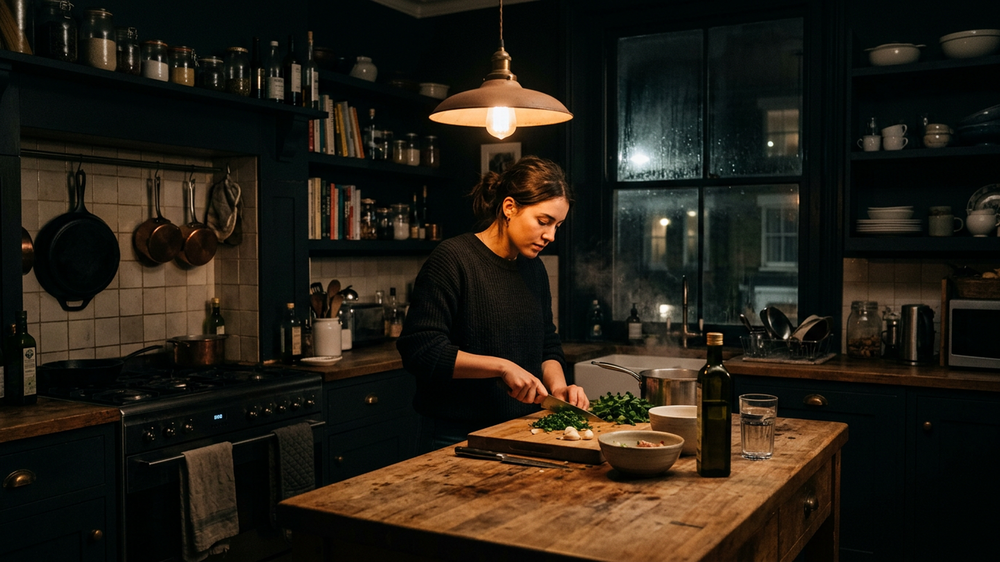
#> input picture docs/voice-imaging-assets/research/ab-pixel/plates_before/plate1_kitchen.png, 1000 x 562 px, shrunk from 1920 x 1080 before the run; its folder holds only this picture in this run
$ python plate_metrics.py
#> lines starting #> are read from the running program, lines starting #| are printed output that depends on the picture
#!/usr/bin/env python3
"""
plate_metrics.py — measure what makes a generated plate read as a photograph.

Three numbers per plate, on the 1920x1080 film frame:

  laplacian_var   Var(Laplacian(luma)) on 0-255 luma. The standard focus/acuity measure.
                  It rewards real texture and punishes soft mush — but it is scale- and
                  content-dependent, so it is only comparable between plates of the same
                  scene, which is exactly how it is used here.
  contrast_sd     Standard deviation of luma, 0-255. The spread of the tonal range.
  lit_unlit       Fraction of the frame above 10 % of full scale (25.5/255), and the ratio.
                  This is the composition measure that matters for night plates: how much
                  of a dark frame is actually lit, and how much is allowed to be black.

    python3 plate_metrics.py
"""
import json, os
import numpy as np
from PIL import Image
from numpy.lib.stride_tricks import sliding_window_view

HERE = os.path.dirname(os.path.abspath(__file__))
K = np.array([[0, 1, 0], [1, -4, 1], [0, 1, 0]], np.float32)
LIT_THRESHOLD = 25.5          # 10 % of full scale


def metrics(path):
    im = Image.open(path).convert("RGB")
#> im is the input picture: PIL image 1000x562 RGB; mean R, G, B 36.6, 30.6, 21
    a = np.asarray(im, dtype=np.float64)
    luma = 0.2126 * a[..., 0] + 0.7152 * a[..., 1] + 0.0722 * a[..., 2]      # 0-255
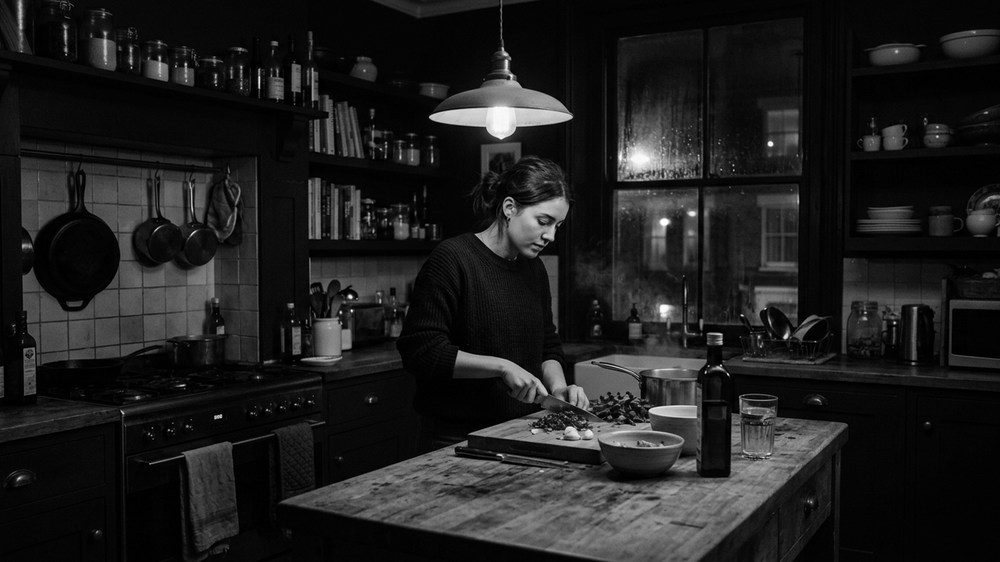
#> luma: shape (562, 1000) float64; min 0, max 254.8, mean 31.1
    lap = (sliding_window_view(luma, (3, 3)) * K).sum(axis=(-1, -2))
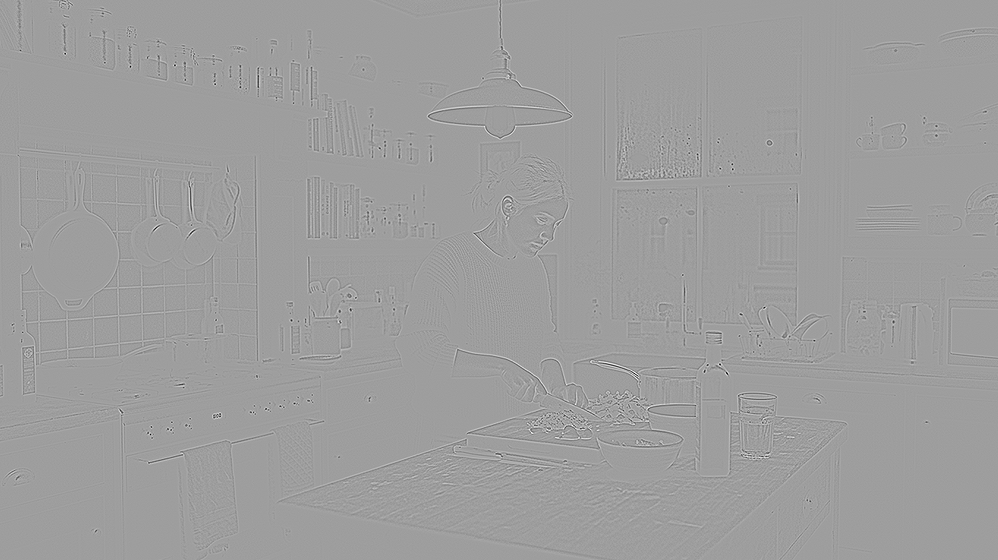
#> lap: shape (560, 998) float64; min -448.7, max 274.9, mean 0; drawn with min black and max white
    lit = float((luma > LIT_THRESHOLD).mean())
#> lit = 0.344
    return {
        "size": f"{im.size[0]}x{im.size[1]}",
        "laplacian_var": round(float(lap.var()), 1),
        "contrast_sd": round(float(luma.std()), 1),
        "mean_luma": round(float(luma.mean()), 1),
        "lit_pct": round(lit * 100, 1),
        "unlit_pct": round((1 - lit) * 100, 1),
        "lit_unlit_ratio": round(lit / max(1 - lit, 1e-6), 3),
    }


def main():
    out = {}
    for d in ("plates_before", "plates_after"):
        out[d] = {}
#> (the run stopped early here; a loop or call above may not have finished)
